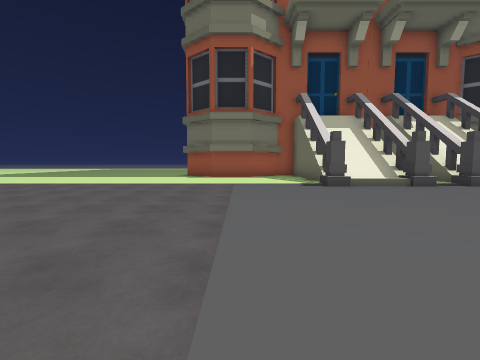
[1] (above)

16 first-person views from a walk through a Unity game level. The camera is 1.3 m above the floor, tilts 4° down and sees 90° across. The floor is counted in squares, 2 m on a side. Each view is taken from the middle of a square. On the plan, view 1 faces up. The plan holds only what a view shows up to about 9 squares ahead; the rest is blank. The place goes on beyond the plan. The player character is not drawn. Some surface patterns are stand-ins.

[2]
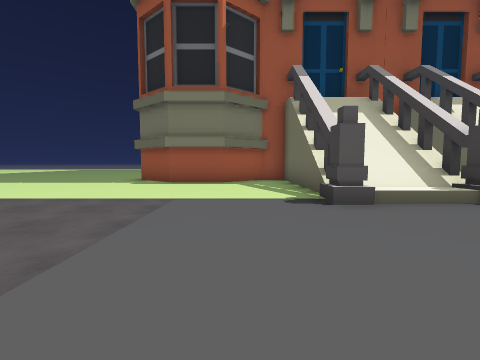

[3]
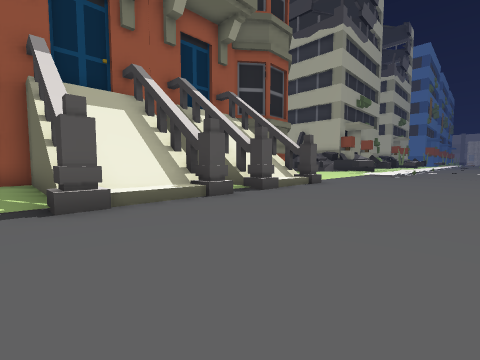

[4]
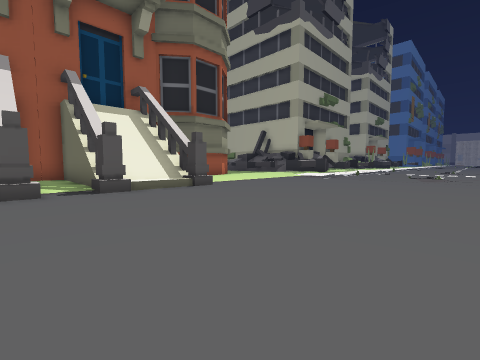

[5]
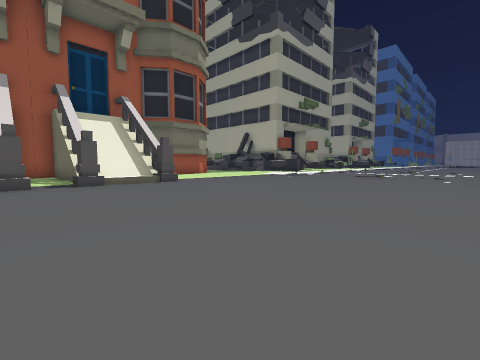

[6]
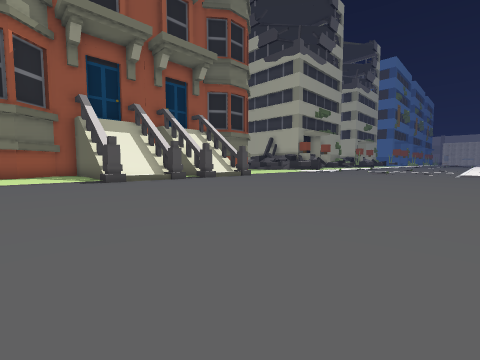

[7]
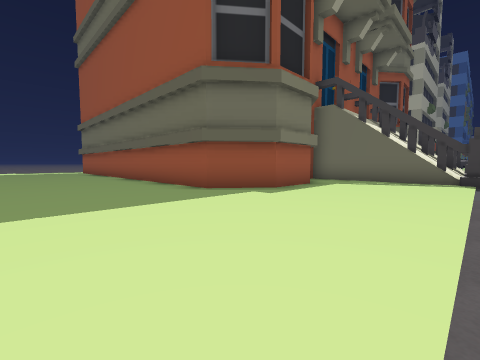

[8]
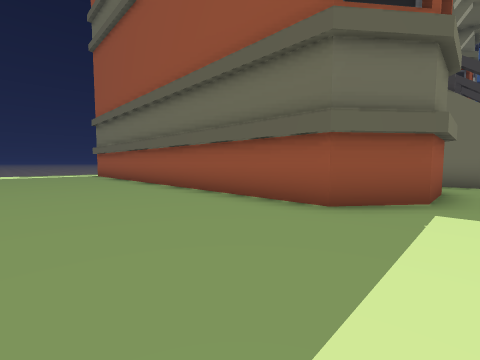

[9]
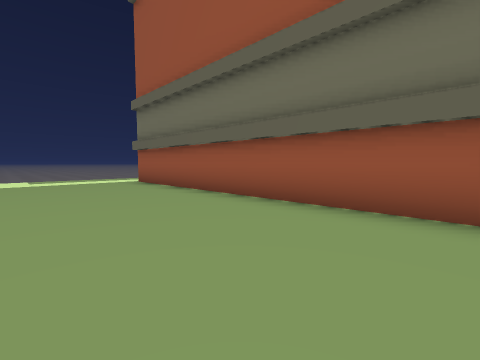

[10]
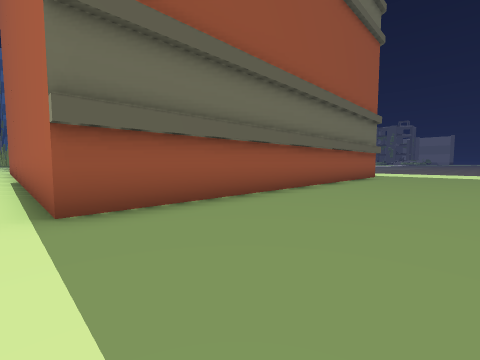

[11]
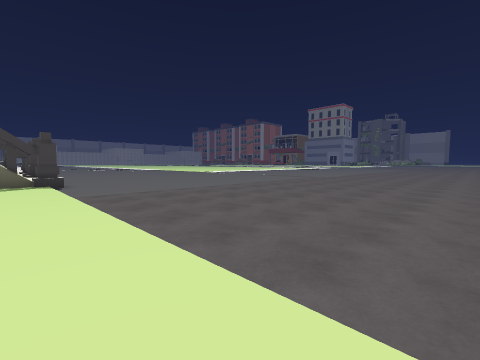

[12]
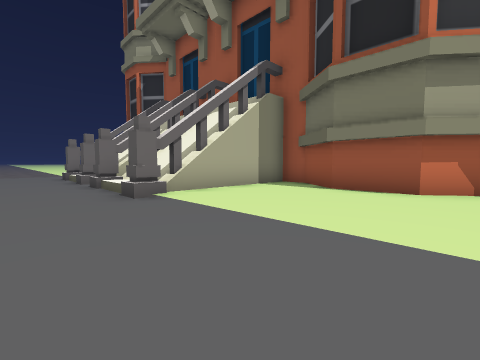

[13]
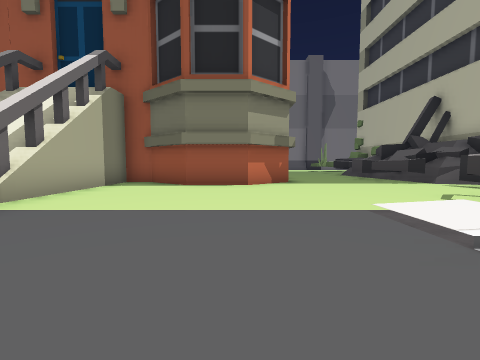

[14]
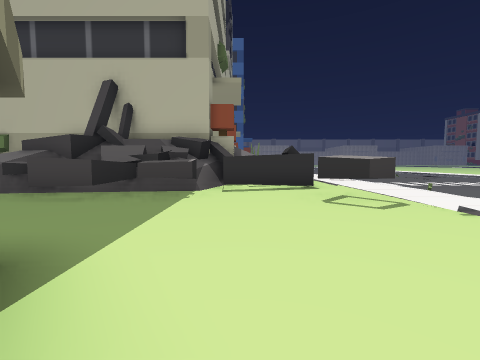

[15]
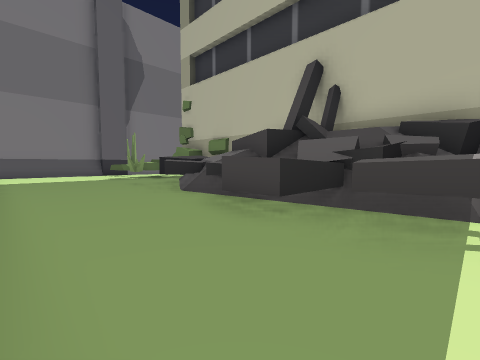

[16]
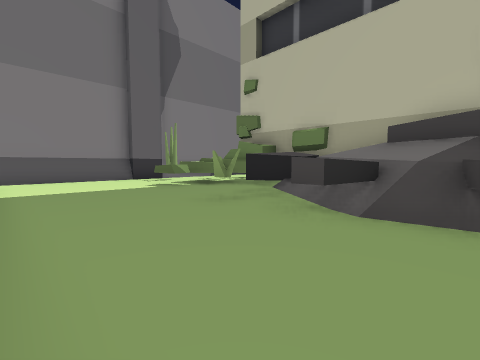

### Floor plan
Key: @ floor where view 1 was taken; # wall or solid block; . main floor; : floor 0.25 m higher than the main floor; + floor 5.5 m higher than the main floor; / step, stairs or slope; = window, fence, low wall or low ledge; ^ raised ledge.
Columns run from 6 left of view 1 to 22 right of it. Each row starts with its distance up from view 1.
 27 ..
 26 ..
 25 ...                  ####
 24 .............        ....
 23 ....#########        .....
 22 ....#                ....^^
 21 ....#                ....#.#
 20 ....#                ......#
 19 ....#                ......#
 18 ....#                ...####
 17 ....#                ...#==#
 16 ....#                ...##^^
 15 ....#                ...#^^^
 14 ....#                ...^^##
 13 ....#                ...^^##
 12 ....#  ###^###^###  #...^##
 11 ....####.#+#.#+#.####...^^##
 10 .........#/#.#/#.........##
  9 .........#/#.#/#..........#
  8 .........#/#.#/#.......^#.#
  7 .........#/#.#/#.....//:::/:
  6 ...................../ /////
  5 .....................   .....
  4 .....................    ....
  3 ....................../   ...
  2 .......................    ..
  1 .......................
  0 ......@................
 -1 ..... .................
 -2 ....  .............

Positions as (right, up) in squares from view 1, and headings:
1: (0, 0), facing up
2: (1, 3), facing up
3: (2, 3), facing up-right
4: (5, 1), facing up-right
5: (5, -1), facing up-right
6: (0, -2), facing up-right
7: (-6, 7), facing up-right
8: (-6, 10), facing up-right
9: (-6, 15), facing up-right
10: (-6, 24), facing down-right
11: (-6, 8), facing down-right
12: (14, 5), facing up-left
13: (13, 4), facing up
14: (13, 10), facing right
15: (15, 11), facing up-right
16: (15, 15), facing up-right
